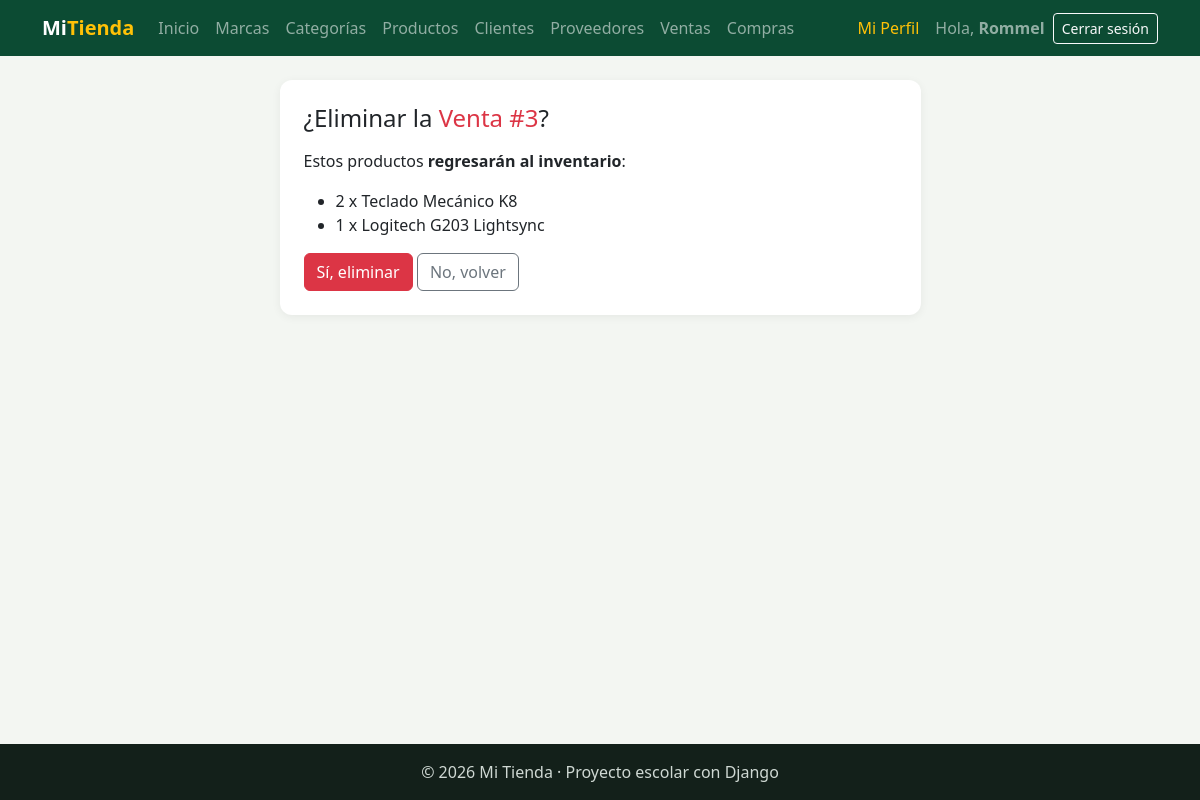
The app's page /facturacion/ventas/eliminar/3/ (signed in) with its own data.
### facturacion/models.py (models this page shows, shortened)
class ModeloBase(models.Model):
    user = models.ForeignKey(
        User,
        on_delete=models.SET_NULL,
        null=True,
        blank=True,
        editable=False,
        related_name="%(class)s_registrados",
        verbose_name="Registrado por",
    )
    fecha_creacion = models.DateTimeField("Fecha de creación", auto_now_add=True)
    fecha_modificacion = models.DateTimeField("Última modificación", auto_now=True)
    class Meta:
        abstract = True

class Venta(ModeloBase):
    cliente = models.ForeignKey(Cliente, on_delete=models.PROTECT, related_name="ventas")
    fecha_hora = models.DateTimeField("Fecha y hora", default=timezone.now)
    subtotal = models.DecimalField(max_digits=12, decimal_places=2, default=0, editable=False)
    iva = models.DecimalField("IVA", max_digits=12, decimal_places=2, default=0, editable=False)
    total = models.DecimalField(max_digits=12, decimal_places=2, default=0, editable=False)
    tipo_pago = models.CharField(
        "Tipo de pago",
        max_length=15,
        choices=TipoPago.choices,
        default=TipoPago.CONTADO,
    )
    class Meta:
        verbose_name = "Venta"
        verbose_name_plural = "Ventas"
        ordering = ["-fecha_hora"]
    def __str__(self):
        return f"Venta #{self.pk}"

class DetalleVenta(ModeloBase):
    venta = models.ForeignKey(Venta, on_delete=models.CASCADE, related_name="detalles")
    producto = models.ForeignKey(Producto, on_delete=models.PROTECT, related_name="detalles_venta")
    cantidad = models.PositiveIntegerField(default=1, validators=[MinValueValidator(1)])
    precio = models.DecimalField(max_digits=10, decimal_places=2)
    class Meta:
        verbose_name = "Detalle de venta"
        verbose_name_plural = "Detalles de venta"

class Producto(ModeloBase):
    nombre = models.CharField(max_length=100)
    descripcion = models.TextField("Descripción", blank=True)
    precio = models.DecimalField(max_digits=10, decimal_places=2)
    stock = models.PositiveIntegerField(default=0)
    imagen = models.ImageField(upload_to="productos/", blank=True)
    marca = models.ForeignKey(Marca, on_delete=models.PROTECT, related_name="productos")
    categorias = models.ManyToManyField(Categoria, related_name="productos", blank=True)
    activo = models.BooleanField(default=True)
    class Meta:
        verbose_name = "Producto"
        verbose_name_plural = "Productos"
        ordering = ["nombre"]

### facturacion/views.py (the view, shortened to what this page needs)
# urls.py: path("ventas/eliminar/<int:pk>/", views.VentaDeleteView.as_view(), name="venta_eliminar"),
class VentaDeleteView(LoginRequiredMixin, DeleteView):
    model = Venta
    template_name = "facturacion/venta_eliminar.html"
    context_object_name = "venta"
    success_url = reverse_lazy("facturacion:venta_lista")

### facturacion/templates/facturacion/venta_eliminar.html (shortened to what this page needs)
{% extends "base.html" %}
{% block contenido %}
<div class="row justify-content-center">
    <div class="col-md-7">
        <div class="tarjeta">
            <h1 class="h4 mb-3">¿Eliminar la <span class="text-danger">{{ venta }}</span>?</h1>
            <p>Estos productos <b>regresarán al inventario</b>:</p>
            <ul>
                {% for detalle in venta.detalles.all %}
                    <li>{{ detalle.cantidad }} x {{ detalle.producto.nombre }}</li>
                {% endfor %}
            </ul>
            <form method="post">
                <button type="submit" class="btn btn-danger">Sí, eliminar</button>
                <a href="{% url 'facturacion:venta_detalle' venta.pk %}" class="btn btn-outline-secondary">No, volver</a>
            </form>
        </div>
    </div>
</div>
{% endblock %}

### templates/base.html (shortened to what this page needs)
{% load static %}
<!DOCTYPE html>
<html lang="es">
<head>
    <link href="https://cdn.jsdelivr.net/npm/bootstrap@5.3.3/dist/css/bootstrap.min.css" rel="stylesheet">
    <link rel="stylesheet" href="{% static 'css/estilos.css' %}">
</head>
<body>
<nav class="navbar navbar-expand-lg navbar-dark barra">
    <div class="container">
        <a class="navbar-brand fw-bold" href="{% url 'home' %}">Mi<span class="text-warning">Tienda</span></a>
        <div class="collapse navbar-collapse" id="menu">
            <ul class="navbar-nav me-auto">
                <li class="nav-item"><a class="nav-link" href="{% url 'home' %}">Inicio</a></li>
                {% if user.is_authenticated %}
                    <li class="nav-item"><a class="nav-link" href="{% url 'facturacion:marca_lista' %}">Marcas</a></li>
                    <li class="nav-item"><a class="nav-link" href="{% url 'facturacion:categoria_lista' %}">Categorías</a></li>
                    <li class="nav-item"><a class="nav-link" href="{% url 'facturacion:producto_lista' %}">Productos</a></li>
                    <li class="nav-item"><a class="nav-link" href="{% url 'facturacion:cliente_lista' %}">Clientes</a></li>
                    <li class="nav-item"><a class="nav-link" href="{% url 'facturacion:proveedor_lista' %}">Proveedores</a></li>
                    <li class="nav-item"><a class="nav-link" href="{% url 'facturacion:venta_lista' %}">Ventas</a></li>
                    <li class="nav-item"><a class="nav-link" href="{% url 'facturacion:compra_lista' %}">Compras</a></li>
                {% endif %}
            </ul>
            <ul class="navbar-nav align-items-lg-center gap-2">
                {% if user.is_authenticated %}
                    <li class="nav-item"><a class="nav-link text-warning" href="{% url 'facturacion:mi_perfil' %}">Mi Perfil</a></li>
                    <li class="nav-item navbar-text">Hola, <b>{{ user.username }}</b></li>
                    <li class="nav-item">
                        <form method="post" action="{% url 'logout' %}" class="d-inline">
                            <button type="submit" class="btn btn-sm btn-outline-light">Cerrar sesión</button>
                        </form>
                    </li>
                {% else %}
                    <li class="nav-item"><a class="nav-link" href="{% url 'login' %}">Ingresar</a></li>
                    <li class="nav-item"><a class="btn btn-sm btn-warning" href="{% url 'registro' %}">Crear cuenta</a></li>
                {% endif %}
            </ul>
        </div>
    </div>
</nav>
<main class="container py-4">
    {% block contenido %}{% endblock %}
</main>
<footer class="pie text-center py-3">© 2026 Mi Tienda · Proyecto escolar con Django</footer>
</body>
</html>

### static/css/estilos.css (style rules this page uses)
:root { --verde: #0c4b33; --verde-claro: #2f9e6e; --amarillo: #f2c230; }
body { background-color: #f3f6f2; min-height: 100vh; display: flex; flex-direction: column; }
main { flex: 1; }
.barra { background-color: var(--verde); }
.tarjeta { background: white; border-radius: 12px; padding: 24px; box-shadow: 0 2px 10px rgba(0,0,0,.06); }
.pie { background-color: #13201a; color: #cfd8d3; }

### records on screen
Venta: id "Venta #3"
DetalleVenta: cantidad "2", producto.nombre "Teclado Mecánico K8"
DetalleVenta: cantidad "1", producto.nombre "Logitech G203 Lightsync"

### other values on screen
{{ user.username }} "Rommel"
